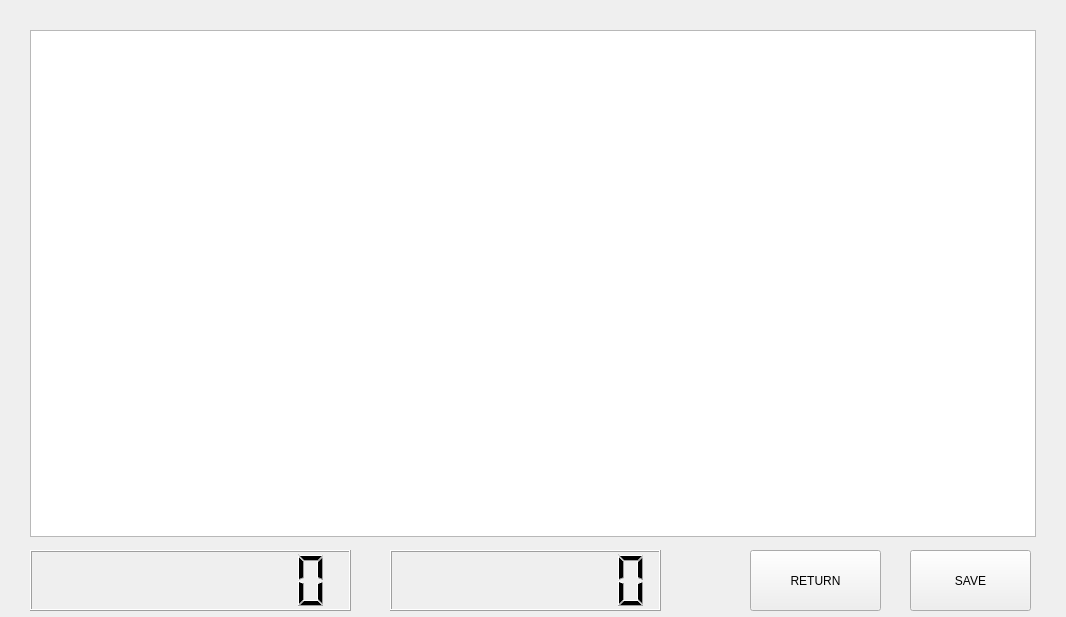
<?xml version="1.0" encoding="UTF-8"?>
<ui version="4.0">
 <class>juego</class>
 <widget class="QWidget" name="juego">
  <property name="geometry">
   <rect>
    <x>0</x>
    <y>0</y>
    <width>1066</width>
    <height>617</height>
   </rect>
  </property>
  <property name="windowTitle">
   <string>Form</string>
  </property>
  <widget class="QGraphicsView" name="graphicsView">
   <property name="geometry">
    <rect>
     <x>30</x>
     <y>30</y>
     <width>1006</width>
     <height>507</height>
    </rect>
   </property>
  </widget>
  <widget class="QLCDNumber" name="vidas">
   <property name="geometry">
    <rect>
     <x>390</x>
     <y>550</y>
     <width>271</width>
     <height>61</height>
    </rect>
   </property>
   <property name="digitCount">
    <number>8</number>
   </property>
  </widget>
  <widget class="QLabel" name="label">
   <property name="geometry">
    <rect>
     <x>30</x>
     <y>30</y>
     <width>1006</width>
     <height>481</height>
    </rect>
   </property>
   <property name="text">
    <string/>
   </property>
   <property name="scaledContents">
    <bool>true</bool>
   </property>
  </widget>
  <widget class="QLCDNumber" name="puntos">
   <property name="geometry">
    <rect>
     <x>30</x>
     <y>550</y>
     <width>321</width>
     <height>61</height>
    </rect>
   </property>
   <property name="smallDecimalPoint">
    <bool>false</bool>
   </property>
   <property name="digitCount">
    <number>9</number>
   </property>
   <property name="mode">
    <enum>QLCDNumber::Dec</enum>
   </property>
   <property name="segmentStyle">
    <enum>QLCDNumber::Filled</enum>
   </property>
   <property name="intValue" stdset="0">
    <number>0</number>
   </property>
  </widget>
  <widget class="QPushButton" name="pushButton">
   <property name="geometry">
    <rect>
     <x>910</x>
     <y>550</y>
     <width>121</width>
     <height>61</height>
    </rect>
   </property>
   <property name="text">
    <string>SAVE</string>
   </property>
  </widget>
  <widget class="QLabel" name="torn">
   <property name="geometry">
    <rect>
     <x>250</x>
     <y>350</y>
     <width>131</width>
     <height>151</height>
    </rect>
   </property>
   <property name="text">
    <string/>
   </property>
  </widget>
  <widget class="QPushButton" name="pushButton_2">
   <property name="geometry">
    <rect>
     <x>750</x>
     <y>550</y>
     <width>131</width>
     <height>61</height>
    </rect>
   </property>
   <property name="text">
    <string>RETURN</string>
   </property>
  </widget>
  <widget class="QLabel" name="storm">
   <property name="geometry">
    <rect>
     <x>0</x>
     <y>20</y>
     <width>500</width>
     <height>300</height>
    </rect>
   </property>
   <property name="text">
    <string/>
   </property>
  </widget>
  <zorder>label</zorder>
  <zorder>torn</zorder>
  <zorder>storm</zorder>
  <zorder>vidas</zorder>
  <zorder>graphicsView</zorder>
  <zorder>puntos</zorder>
  <zorder>pushButton</zorder>
  <zorder>pushButton_2</zorder>
 </widget>
 <resources/>
 <connections/>
</ui>
